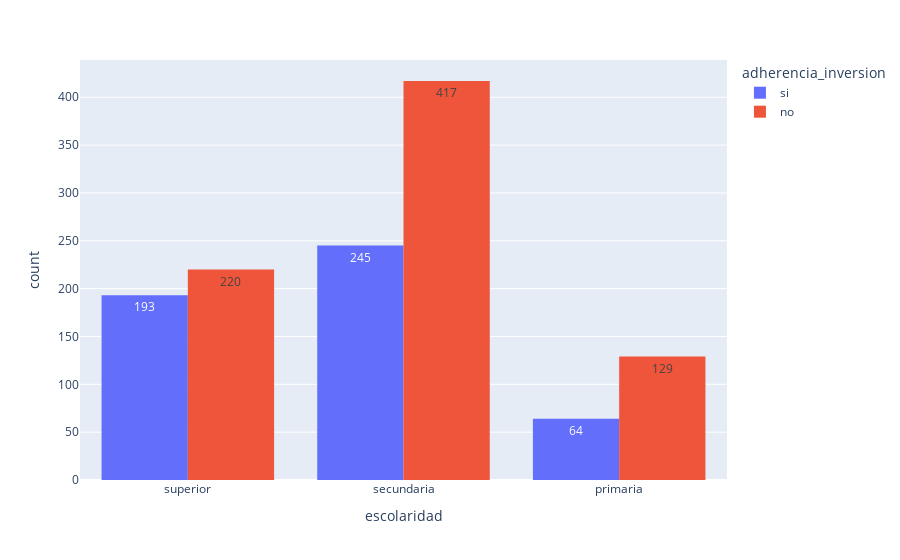

The code cell stored with this chart in its notebook:
### Code cell
px.histogram(datos,x='escolaridad',text_auto=True,color='adherencia_inversion',barmode='group')

### Figure 1 — Plotly figure (JSON) as saved in the notebook; plotly's stock layout.template omitted (floating-point values rounded to 4 significant figures; data arrays with more than 128 entries replaced by an {"elided": "..."} marker saying what was removed)
{"data": [{"alignmentgroup": "True", "bingroup": "x", "hovertemplate": "adherencia_inversion=si<br>escolaridad=%{x}<br>count=%{y}<extra></extra>", "legendgroup": "si", "marker": {"color": "#636efa", "pattern": {"shape": ""}}, "name": "si", "offsetgroup": "si", "orientation": "v", "showlegend": true, "texttemplate": "%{value}", "type": "histogram", "x": {"elided": "502 str values"}, "xaxis": "x", "yaxis": "y"}, {"alignmentgroup": "True", "bingroup": "x", "hovertemplate": "adherencia_inversion=no<br>escolaridad=%{x}<br>count=%{y}<extra></extra>", "legendgroup": "no", "marker": {"color": "#EF553B", "pattern": {"shape": ""}}, "name": "no", "offsetgroup": "no", "orientation": "v", "showlegend": true, "texttemplate": "%{value}", "type": "histogram", "x": {"elided": "766 str values"}, "xaxis": "x", "yaxis": "y"}], "layout": {"barmode": "group", "legend": {"title": {"text": "adherencia_inversion"}, "tracegroupgap": 0}, "margin": {"t": 60}, "xaxis": {"anchor": "y", "domain": [0, 1], "title": {"text": "escolaridad"}}, "yaxis": {"anchor": "x", "domain": [0, 1], "title": {"text": "count"}}}}
